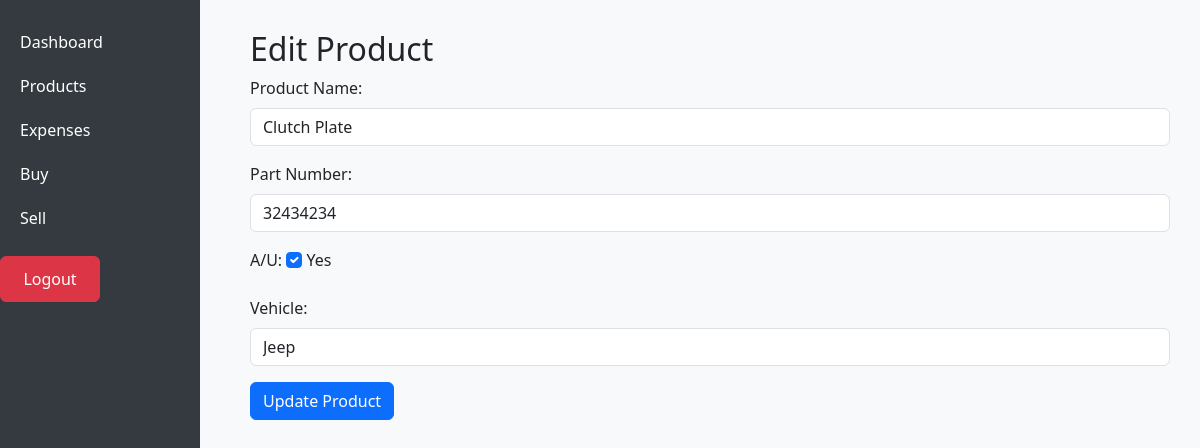
Screenshot of /products/1/edit/ (signed in) with the database file from the repository.
### inventory/models.py (models this page shows, shortened)
class Product(models.Model):
    name = models.CharField(max_length=100)
    part_number = models.CharField(max_length=100, unique=True)
    au = models.BooleanField(default=False)  # A/U: Boolean Yes/No
    vehicle = models.CharField(max_length=100, blank=True)  # Vehicle field (optional)

### inventory/views.py (the view, shortened to what this page needs)
# urls.py: path('products/<int:pk>/edit/', views.product_edit_view, name='product_edit'),
@login_required(login_url="/")
def product_edit_view(request, pk):
    product = get_object_or_404(Product, pk=pk)
    return render(request, 'inventory/product_edit.html', {'product': product})

### inventory/templates/inventory/product_edit.html (shortened to what this page needs)
{% extends 'inventory/base.html' %}
{% block content %}
<h2>Edit Product</h2>
<form method="POST">
  <div class="mb-3">
    <label class="form-label">Product Name:</label>
    <input type="text" class="form-control" name="name" value="{{ product.name }}" required>
  </div>
  <div class="mb-3">
    <label class="form-label">Part Number:</label>
    <input type="text" class="form-control" name="part_number" value="{{ product.part_number }}" required>
  </div>
  <div class="mb-3">
    <label class="form-label">A/U:</label>
    <input type="checkbox" name="au" class="form-check-input" {% if product.au %}checked{% endif %}> Yes
  </div>
  <div class="mb-3">
    <label class="form-label">Vehicle:</label>
    <input type="text" class="form-control" name="vehicle" value="{{ product.vehicle }}">
  </div>
  <button type="submit" class="btn btn-primary">Update Product</button>
</form>
{% endblock %}

### static/inventory/style.css (style rules this page uses)
body { background-color: #f8f9fa; }

### rows the page displays
Product: name "Clutch Plate", part_number "32434234", au "☑", vehicle "Jeep"
